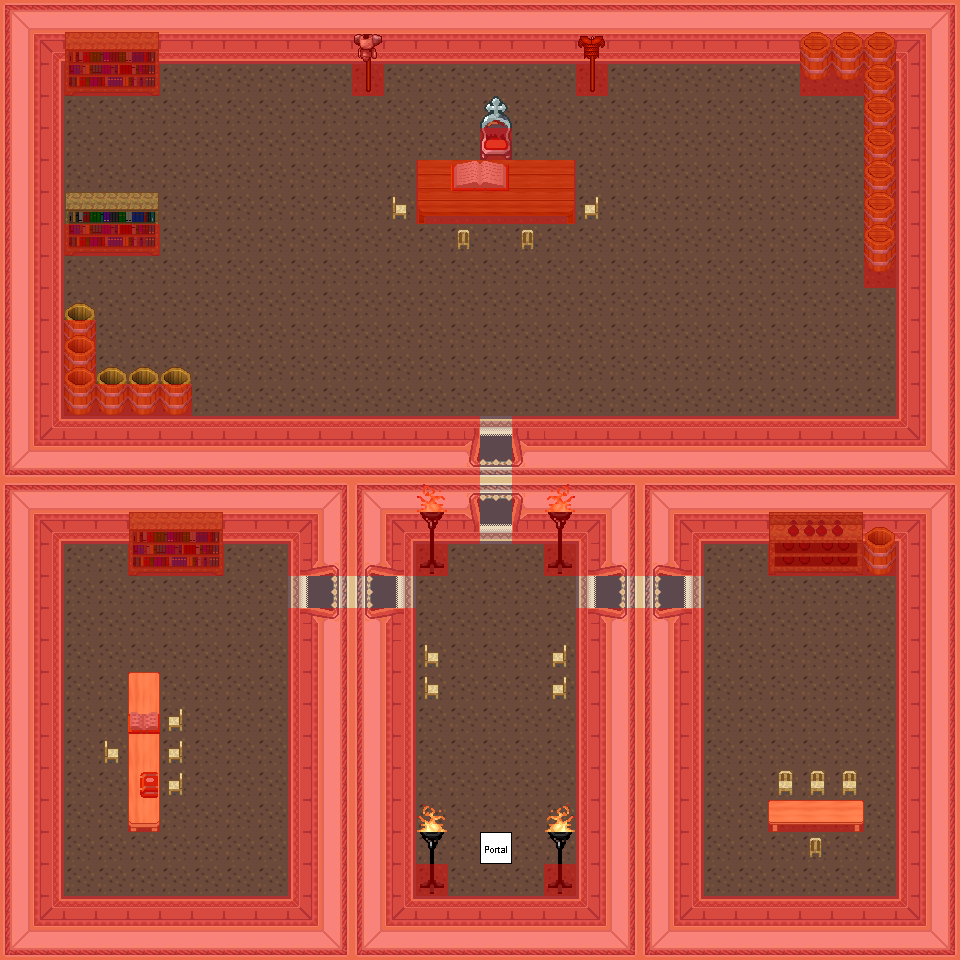

This game map was drawn from its Tiled (.tmx) file and the tilesets committed beside it. A one-line description and the trimmed map source follow:
An orthogonal 30x30 tile map with 32x32 px tiles, 8 tile layers (0_floor, 1_terrain, 2_object, 3_roof, ...), 35 tilesets.

<map version="0.99b" orientation="orthogonal" width="30" height="30" tilewidth="32" tileheight="32">
 <tileset name="wall" firstgid="1" tilewidth="32" tileheight="32">
  <image source="../../tileset/building/wall/int_wall_pale.png" />
 </tileset>
 <tileset name="wall2" firstgid="17" tilewidth="32" tileheight="32">
  <image source="../../tileset/building/wall/int_wall_purple.png" />
 </tileset>
 <tileset name="entrance" firstgid="37" tilewidth="32" tileheight="32">
  <image source="../../tileset/building/entrance/pale_red_ns.png" />
 </tileset>
 <tileset name="entrance details" firstgid="73" tilewidth="32" tileheight="32">
  <image source="../../tileset/building/entrance/detail_ns.png" />
 </tileset>
 <tileset name="ground" firstgid="79" tilewidth="32" tileheight="32">
  <image source="../../tileset/ground/brownground.png" />
 </tileset>
 <tileset name="barrell" firstgid="80" tilewidth="32" tileheight="32">
  <image source="../../tileset/item/pot/barrel_tall.png" />
 </tileset>
 <tileset name="barel" firstgid="82" tilewidth="32" tileheight="32">
  <image source="../../tileset/item/pot/small_barrel.png" />
 </tileset>
 <tileset name="bed" firstgid="84" tilewidth="32" tileheight="32">
  <image source="../../tileset/item/furniture/bed/side_on.png" />
 </tileset>
 <tileset name="stool" firstgid="86" tilewidth="32" tileheight="32">
  <image source="../../tileset/item/furniture/chair/stool.png" />
 </tileset>
 <tileset name="table" firstgid="87" tilewidth="32" tileheight="32">
  <image source="../../tileset/item/furniture/table/square_pale.png" />
 </tileset>
 <tileset name="shelf" firstgid="88" tilewidth="32" tileheight="32">
  <image source="../../tileset/item/furniture/shelve/bright_bookshelf_and_cupboard.png" />
 </tileset>
 <tileset name="collision" firstgid="94" tilewidth="32" tileheight="32">
  <image source="../../tileset/logic/collision.png" />
 </tileset>
 <tileset name="portal" firstgid="95" tilewidth="32" tileheight="32">
  <image source="../../tileset/logic/portal.png" />
 </tileset>
 <tileset name="sword rack" firstgid="102" tilewidth="32" tileheight="32">
  <image source="../../tileset/item/armor/sword_rack.png" />
 </tileset>
 <tileset name="weapon rack" firstgid="106" tilewidth="32" tileheight="32">
  <image source="../../tileset/item/armor/weapons_rack.png" />
 </tileset>
 <tileset name="ground2" firstgid="124" tilewidth="32" tileheight="32">
  <image source="../../tileset/ground/brown_2.png" />
 </tileset>
 <tileset name="entrance2" firstgid="126" tilewidth="32" tileheight="32">
  <image source="../../tileset/building/entrance/pale_red_ew.png" />
 </tileset>
 <tileset name="entrance 2 details" firstgid="174" tilewidth="32" tileheight="32">
  <image source="../../tileset/building/entrance/detail_ew.png" />
 </tileset>
 <tileset name="stove" firstgid="180" tilewidth="32" tileheight="32">
  <image source="../../tileset/item/furniture/other/stove.png" />
 </tileset>
 <tileset name="table 2" firstgid="186" tilewidth="32" tileheight="32">
  <image source="../../tileset/item/furniture/table/long_front_on_pale.png" />
 </tileset>
 <tileset name="dishes" firstgid="189" tilewidth="32" tileheight="32">
  <image source="../../tileset/item/furniture/crockery/dishes.png" />
 </tileset>
 <tileset name="meal 1" firstgid="195" tilewidth="32" tileheight="32">
  <image source="../../tileset/item/food/meals_1.png" />
 </tileset>
 <tileset name="meal 2" firstgid="197" tilewidth="32" tileheight="32">
  <image source="../../tileset/item/food/meals_2.png" />
 </tileset>
 <tileset name="chair" firstgid="199" tilewidth="32" tileheight="32">
  <image source="../../tileset/item/furniture/chair/wooden_pale.png" />
 </tileset>
 <tileset name="steel lamp" firstgid="203" tilewidth="32" tileheight="32">
  <image source="../../tileset/item/furniture/light/iron_lamp.png" />
 </tileset>
 <tileset name="flames" firstgid="206" tilewidth="32" tileheight="32">
  <image source="../../tileset/item/furniture/light/flames.png" />
 </tileset>
 <tileset name="stairs" firstgid="208" tilewidth="32" tileheight="32">
  <image source="../../tileset/building/stairs/stairs.png" />
 </tileset>
 <tileset name="table2" firstgid="212" tilewidth="32" tileheight="32">
  <image source="../../tileset/item/furniture/table/long_side_on_pale.png" />
 </tileset>
 <tileset name="books" firstgid="215" tilewidth="32" tileheight="32">
  <image source="../../tileset/item/book.png" />
 </tileset>
 <tileset name="bookshelf" firstgid="219" tilewidth="32" tileheight="32">
  <image source="../../tileset/item/furniture/shelve/dark_bookshelf_2.png" />
 </tileset>
 <tileset name="bottle shelf" firstgid="225" tilewidth="32" tileheight="32">
  <image source="../../tileset/item/furniture/shelve/dark_bottle_shelf.png" />
 </tileset>
 <tileset name="throne" firstgid="231" tilewidth="32" tileheight="32">
  <image source="../../tileset/item/furniture/chair/throne_small.png" />
 </tileset>
 <tileset name="table 4" firstgid="233" tilewidth="32" tileheight="32">
  <image source="../../tileset/item/furniture/table/wooden_rectangular.png" />
 </tileset>
 <tileset name="armor" firstgid="239" tilewidth="32" tileheight="32">
  <image source="../../tileset/item/armor/armor.png" />
 </tileset>
 <tileset name="spear" firstgid="243" tilewidth="32" tileheight="32">
  <image source="../../tileset/item/weapon/spear.png" />
 </tileset>
 <layer name="0_floor" width="30" height="30">
  <data>[900 cells, 900 non-empty, 1 distinct tile ids]</data>
 </layer>
 <layer name="1_terrain" width="30" height="30">
  <data>[900 cells, 482 non-empty, 76 distinct tile ids]</data>
 </layer>
 <layer name="2_object" width="30" height="30">
  <data>[900 cells, 35 non-empty, 18 distinct tile ids]</data>
 </layer>
 <layer name="3_roof" width="30" height="30">
  <data>[900 cells, 33 non-empty, 23 distinct tile ids]</data>
 </layer>
 <layer name="4_roof_add" width="30" height="30">
  <data>[900 cells, 0 non-empty, 0 distinct tile ids]</data>
 </layer>
 <layer name="objects" width="30" height="30">
  <data>[900 cells, 1 non-empty, 1 distinct tile ids]</data>
 </layer>
 <layer name="collision" width="30" height="30" opacity="0.44">
  <data>[900 cells, 457 non-empty, 1 distinct tile ids]</data>
 </layer>
 <layer name="protection" width="30" height="30">
  <data>[900 cells, 0 non-empty, 0 distinct tile ids]</data>
 </layer>
</map>
